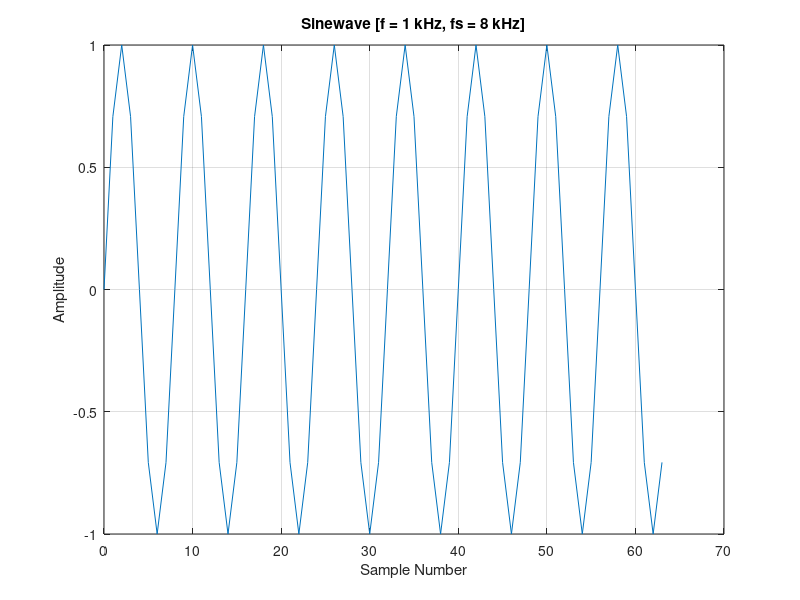

Reproduce this figure in MATLAB.
% Generating 64 samples of x(t) = sin(2 * pi * f * t) with a
% Frequency of 1 kHz, and sampling frequency of 8 kHz.
N = 64;             % Define Number of samples
n = 0 : N - 1;      % Define vector n = 0, 1, 2, 3, ... 62, 63
f = 1000;           % Define the frequency
fs = 8000;          % Define the sampling frequency
x = sin(2 * pi * (f / fs) * n);     % Generate x(t)
plot(n, x);                         % Plot x(t) vs. t
grid;
title('Sinewave [f = 1 kHz, fs = 8 kHz]');
xlabel('Sample Number');
ylabel('Amplitude');
